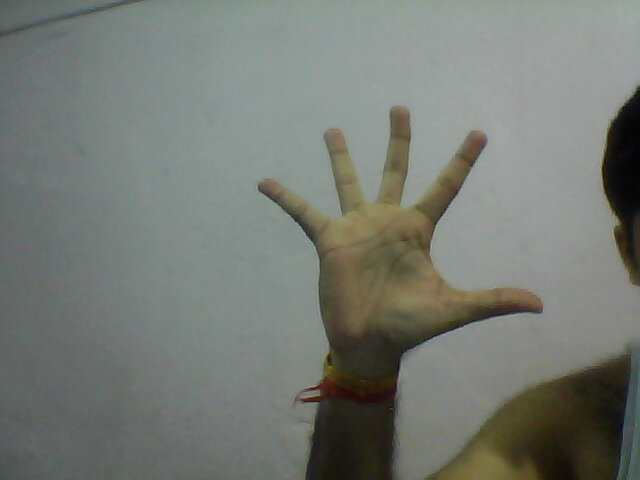
//> input picture cppfiles/2013-02-28-001959.jpg, 640 x 480 px, given in place of the camera
$ ./color   (built with g++ and OpenCV 4)
//> lines starting //> are read from the running program, lines starting //| are printed output that depends on the picture; after the words box and inside, x2 and y2 are one past the last pixel; in counts of white or black regions, pixels touching at a corner belong together
//> further down, src is the input picture: 480 rows x 640 cols, CV_8UC3; mean B, G, R 116, 122.6, 117.9
#include <opencv2/imgproc/imgproc.hpp>
#include <opencv2/highgui/highgui.hpp>

using namespace cv;


 vector<vector<Point> > contours;
 vector <Vec4i> hierarchy;
  Mat mask(Mat src,Mat hsv,Mat bw)
  {int i;
   cvtColor(src, hsv, CV_BGR2HSV);
//> hsv: 480 rows x 640 cols, CV_8UC3; mean H, S, V 65.4, 31.7, 124.2
   inRange(hsv, Scalar(5, 40, 11), Scalar(37, 133, 159), bw);
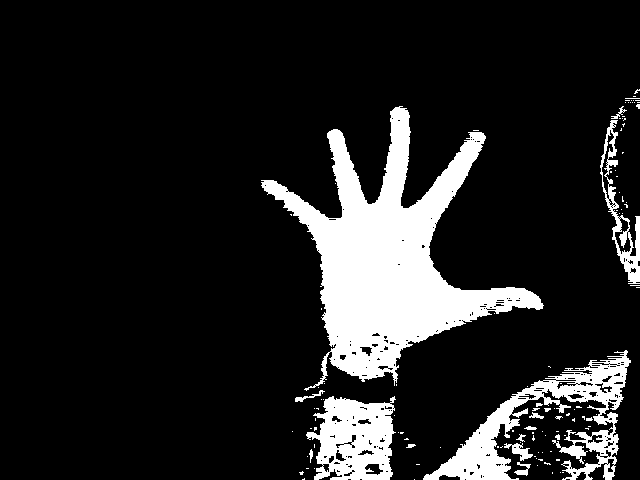
//> bw: 480 rows x 640 cols, CV_8UC1; 13.8% white; 117 white regions (100 under 20 px), largest, box (x1, y1, x2, y2) and area: (261, 106, 544, 391) 26945, (423, 350, 631, 480) 7765, (306, 396, 396, 480) 5128
   findContours(bw.clone(), ::contours, CV_RETR_EXTERNAL, CV_CHAIN_APPROX_SIMPLE,Point(0,0));

     double area=0,areamax=0;
                int contour_index=0;

                for( i=0;i< ::contours.size();i++)
                        {
                        area=contourArea(contours[i]);
                        if(area>areamax)
                                {
                                areamax=area;
                                contour_index=i;
                                }

                        }


   Mat dst = Mat::zeros(src.size(), src.type());
  //   drawContours(dst,contours,contour_index,Scalar::all(0),2,8,hierarchy,0,Point());
    drawContours(dst, contours, contour_index, Scalar::all(255), CV_FILLED);
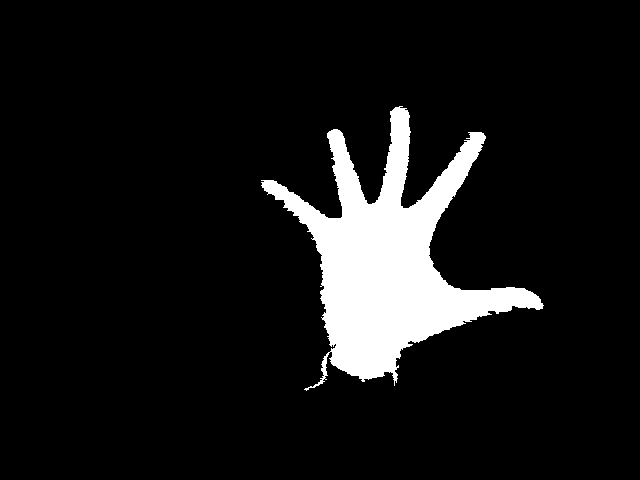
//> dst: 480 rows x 640 cols, CV_8UC3; 8.9% white; 1 white region


   return dst&src;
  }

  Mat erode_dilate(Mat masked,int op)
  {
   if (op==1)
   erode(masked,masked,Mat());
   else if(op==2)
   dilate(masked,masked,Mat());
   else
   {erode(masked,masked,Mat());dilate(masked,masked,Mat());}
   return masked;
  }
int main()
{

 Mat src,hsv,bw;
         VideoCapture cap(0);
 	namedWindow("src");

while(1)
 {
      cap>>src;
     Mat masked=mask(src,hsv,bw);
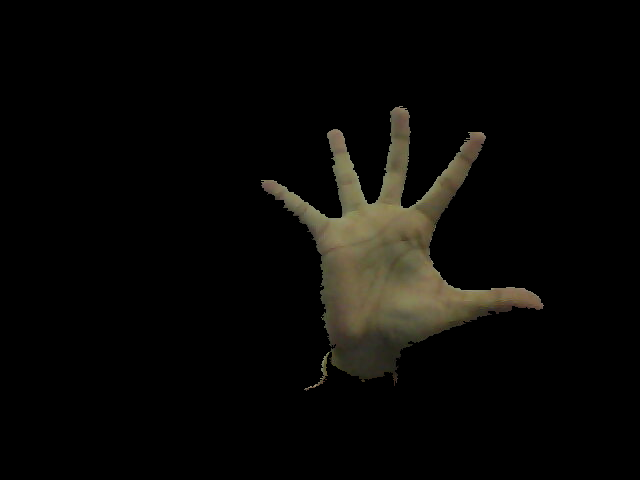
//> masked: 480 rows x 640 cols, CV_8UC3; mean B, G, R 6, 8.4, 9.1
      erode_dilate(masked,2);
//> in erode_dilate, `dilate(masked,masked,Mat());`:
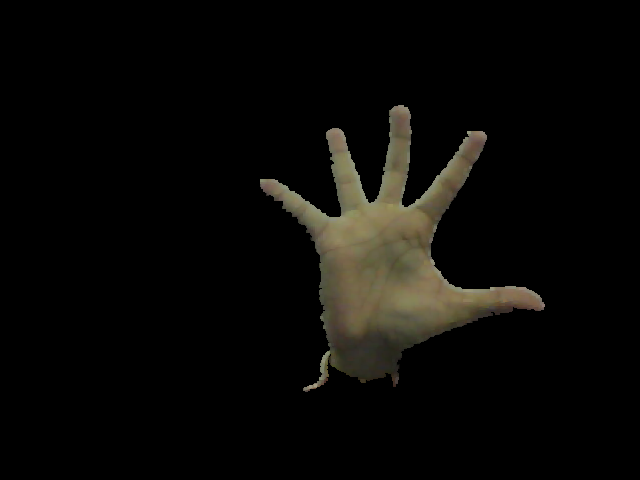
//> masked: 480 rows x 640 cols, CV_8UC3; 9.44% of pixels changed, all inside (x1, y1, x2, y2) = (260, 105, 545, 392)


    imshow("src", src);
    imshow("dst", masked);
   if( waitKey(10)>=0)
//> the Esc key is pressed
     break;
  }
   return 0;
}
